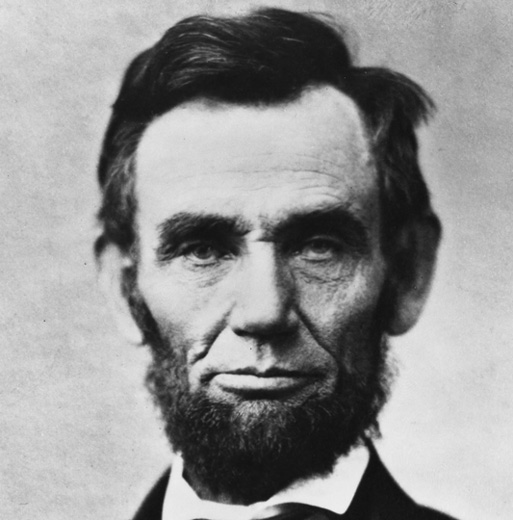
%> input picture day5_special_topics/neuroscience/Finding Lincoln/lincoln.jpg, 513 x 520 px
$ octave lincoln2.m   (GNU Octave 9; MATLAB toolbox functions it lacks are replaced by stand-ins)
%> lines starting %> are read from the running program, lines starting %| are printed output that depends on the picture; in (x1, y1, x2, y2) boxes, pixels count from 0 and x2, y2 are one past the last pixel; in counts of white or black regions, pixels touching at a corner belong together; the program's own positions count from 1
### day5_special_topics/neuroscience/Finding Lincoln/nl.m
function[y] = nl(x)
% y = nl(x)
% normalizes a set of values over range MAX-MIN
MAX = max(x(:));
MIN = min(x(:));
y = (x - MIN) ./ (MAX - MIN);

### day5_special_topics/neuroscience/Finding Lincoln/lpf.m
function f = lpf(m,n,s1,wtype)

% BRF.M: low pass filter in the frequency domain
%
% f = lpf(m,n,s1,wtype)
%
% where m and n are the number of rows and columns respectively
% and s1 is the radius
%
% NOTE: designed to be applied to an fftshift'd fft2 image
%
% RTB 17 May 2003

ws = s1*2+1;        % window size
switch lower(wtype)
    case 'hamming'
        w = hamming(ws);
        w2 = w * w';
    case 'kaiser'
        w = kaiser(ws);
        w2 = w * w';
    case 'gaussian'
        w = gausswin(ws);
        w2 = w * w';
    otherwise
        w2 = circle(s1*2+1);
end

f = zeros(m,n);
ctr = [0 0];
if mod(m,2)
    ctr(1) = floor(m/2) + 1;
else
    ctr(1) = m/2;
end

if mod(n,2)
    ctr(2) = floor(n/2) + 1;
else
    ctr(2) = n/2;
end

f((ctr(1)-s1):(ctr(1)+s1), (ctr(2)-s1):(ctr(2)+s1)) = w2;

### day5_special_topics/neuroscience/Finding Lincoln/circle.m
function y = circle(n)

% CIRCLE.M: Draw a solid circle of ones with diameter n pixels in a square of zero-valued pixels.
%
% y = circle(n);
%
% Example: y = circle(128);

if rem(n,1) > 0,
   disp(sprintf('n is not an integer and has been rounded to %1.0f',round(n)))
   n = round(n);
end

if n < 1     % invalid n
   error('n must be at least 1')

elseif n < 4 % trivial n
   y = ones(n);

elseif rem(n,2) == 0,  % even n

   DIAMETER = n;
   diameter = n-1;
   RADIUS = DIAMETER/2;
   radius = diameter/2;
   height_45 = round(radius/sqrt(2));
   width = zeros(1,RADIUS);
   semicircle = zeros(DIAMETER,RADIUS);

   for i  = 1 : height_45
       upward = i - 0.5;
       sine = upward/radius;
       cosine = sqrt(1-sine^2);
       width(i) = ceil(cosine * radius);
   end

   array = width(1:height_45)-height_45;

   for j = max(array):-1:min(array)
       width(height_45 + j) = max(find(array == j));
   end

   if min(width) == 0
      index = find(width == 0);
      width(index) = round(mean([width(index-1) width(index+1)]));
   end

   width = [fliplr(width) width];

   for k  = 1 : DIAMETER
       semicircle(k,1:width(k)) = ones(1,width(k));
   end

   y = [fliplr(semicircle) semicircle];

else   % odd n

   DIAMETER = n;
   diameter = n-1;
   RADIUS = DIAMETER/2;
   radius = diameter/2;
   semicircle = zeros(DIAMETER,radius);
   height_45 = round(radius/sqrt(2) - 0.5);
   width = zeros(1,radius);

   for i  = 1 : height_45
       upward = i;
       sine = upward/radius;
       cosine = sqrt(1-sine^2);
       width(i) = ceil(cosine * radius - 0.5);
   end

   array = width(1:height_45) - height_45;

   for j = max(array):-1:min(array)
       width(height_45 + j) = max(find(array == j));
   end

   if min(width) == 0
      index = find(width == 0);
      width(index) = round(mean([width(index-1) width(index+1)]));
   end

   width = [fliplr(width) max(width) width];

   for k  = 1 : DIAMETER
       semicircle(k,1:width(k)) = ones(1,width(k));
   end

   y = [fliplr(semicircle) ones(DIAMETER,1) semicircle];

end

### day5_special_topics/neuroscience/Finding Lincoln/brf.m
function f = brf(m,n,s1,s2,flag)

% BRF.M: band rejection filter
%
% f = brf(m,n,s1,s2,flag)
% where m and n are the number of rows and columns respectively
% s1 and s2 are the radii of the inner and outer reject regions
% and flag = 0 for sharp or 1 for gaussian filter boundaries
%
% NOTE: designed to be applied to an fftshift'd fft2 image
%
% RTB 17 May 2003

if nargin < 5
    flag = 0;
end

if flag
    g1 = nl(fspecial('gaussian', [m n], s1));
    g2 = nl(fspecial('gaussian', [m n], s2));
    f = nl(g1-g2);
else
    f = ones(m,n);
    ctr = [0 0];
    if mod(m,2)
        ctr(1) = floor(m/2) + 1;
    else
        ctr(1) = m/2;
    end

    if mod(n,2)
        ctr(2) = floor(n/2) + 1;
    else
        ctr(2) = n/2;
    end

    f((ctr(1)-s2):(ctr(1)+s2), (ctr(2)-s2):(ctr(2)+s2)) = ~circle(s2*2+1);
    f((ctr(1)-s1):(ctr(1)+s1), (ctr(2)-s1):(ctr(2)+s1)) = circle(s1*2+1);
end

### day5_special_topics/neuroscience/Finding Lincoln/lincoln2.m
% LINCOLN2.M: playing with Abe Lincoln & David Marr
%
% MATLAB Concepts Covered:
% 1. Image manipulation: blkproc
% 2. Edge detection: LoG and thresholding
% 3. Image analysis in the frequency domain: 'fft2', 'ifft2'
% 4. Band-rejection filters
% 5. Critical-band Masking (see accompanying paper: Science 1973)
% 6. Zero-crossing and the "raw primal sketch"
%
%
% Reference: pp. 54-79 of David Marr's monograph, "Vision" (New York: W. H.
% Freeman and Company; 1982)
%
% see also:
% Harmon LD & Julesz B (1973) "Masking in visual recognition: Effects of
% two-dimensional filtered noise." Science, 180:1194-7.
%
% originally written by RTB 16 May 2003
% re-worked for QMBC, June 2011
% DAR modified it August 2011 with companion text "Finding Lincoln.pdf"

%% Step 1: Coarsely re-sample Honest Abe
% Load and display the image:
K = imread('lincoln.jpg');
%> K is the input picture: size 520x513x3 uint8; min 16, max 240, mean 148
J = rgb2gray(K);
figure; imshow(J);

grain = 24;     % How coarsely do we want to sample?
fun = @(x) mean2(x)*ones(size(x));
[mb,nb] = bestblk(size(J),grain);
%> mb = 20; nb = 19
I = blkproc(J,[mb nb],fun);
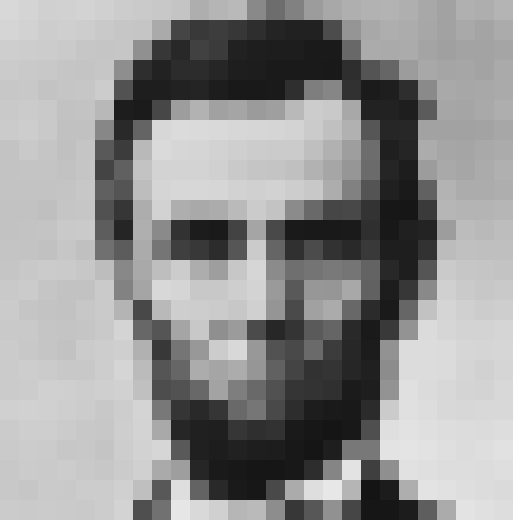
%> I: size 520x513 double; min 20.57, max 231.7, mean 148
I = nl(I);
%> in nl, `MAX = max(x(:));`: MAX = 231.7
%> in nl, `MIN = min(x(:));`: MIN = 20.57
figure; imshow(I);

% The discretized image is very difficult to recognize. Yet, if you squint
% your eyes, you might notice something interesting. What do you notice?

% Try this at a few difference sizes of 'grain'.  say, 8, 32 and 64

% EXTRA: in newer versions of MATLAB they warn us not to use blkproc but to
% use blockproc instead. How can you modify the code to get blockproc to
% work?

%% Step 2: Find zero-crossings using the ?log? filter

% Q: What are zero-crossings?  What did Marr mean by zero-crossings?
% A: Simply enough, a zero crossing is the point of a function where its
% sign changes (i.e., where the function crosses the x-axis).

% In our context, if you convolve an image with a function like a 'LoG' the
% result will have zero-crossings between positive and negative regions of the result.

% What will these zero-crossings correspond to?

% the LoG is a good edge detector, but zero-crossings can occur at any place
% where the image intensity gradient increases or decreases. This does not
% happen only at edges and can often occur in places where the overall gradient
% is low, but changes by small amounts around zero. Do you notice this in
% the follow outputs?

% Filter the images.
thresh = 0;
BWhi = edge(I,'log',thresh,4);  % "small" channels
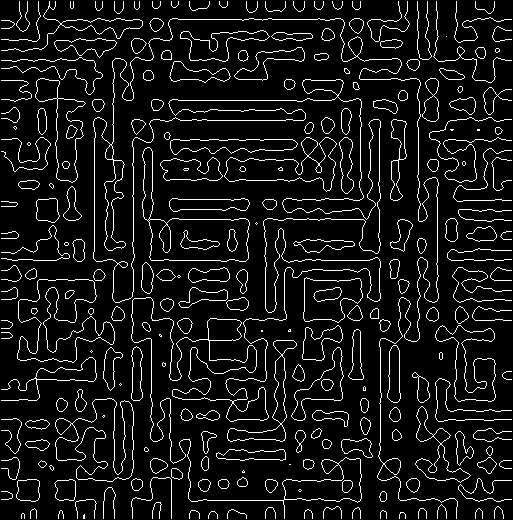
%> BWhi: size 520x513 logical; 8.3% white in thin lines or dots
BWmid = edge(I,'log',thresh,7); % "middle" channels
%> BWmid: size 520x513 logical; 4.9% white in thin lines or dots
BWlo = edge(I,'log',thresh,12); % "large" channels
%> BWlo: size 520x513 logical; 2.4% white in thin lines or dots

% Display them.
% (These correspond roughly to the images in Marr's fig. 2-23 on p. 74.)
figure; imshow(BWhi);  title('log filter; sigma=4');
figure; imshow(BWmid); title('log filter; sigma=7');
figure; imshow(BWlo);  title('log filter; sigma=12');

% Why did we use 3 different sigma values,  what do they correspond to?

% As sigma increases, fewer zero-crossings (loosely, edges) will be found,
% and those that are found will correspond to features of larger size
% in the image.

%% Step 3: Combining zero crossings from different channels

% How might we compare what our 3 channels are seeing?
BWall = BWhi + BWmid + BWlo;
figure; imagesc(BWall); axis('equal'); colormap('hot'); colorbar;
% Make sure you understand how to read this imagesc plot
% 'help graph3d' will print a list of the built in colormap options for variety.

% How about another way that would retain channel identity?
BWrgb = zeros(size(J,1),size(J,2),3);
BWrgb(:,:,1) = BWlo;
BWrgb(:,:,2) = BWmid;
BWrgb(:,:,3) = BWhi;
figure; imshow(BWrgb);

% So, according to Marr, even though our large channels are seeing
% something we might recognize as Abe, the fact that our small channels can
% account for it causes us to see what the small channels are seeing: a
% bunch of blocks. By squinting, we are removing the small-channel
% information (essentially, we are applying a bigger Gaussian) and thus
% revealing the stuff in the larger channels, which look more like Abe.

%% Step 4: Blurring with a Gaussian instead of a squint
% Let's removing the high spatial frequency information provided by the
% small channels. You've done this before using the 'fspecial' and
% 'imfilter' commands:

sigma = 7; % size of gaussian filter
fsize = ceil(sigma*3) * 2 + 1;
op = fspecial('gaussian',fsize,sigma);
% Look at the filter:
surf(op);

b = imfilter(I,op,'replicate');   % filter the blckproc output
figure; imshow(b);

% Not bad. That actually looks more like Abe than the pixellated image we started with.
% Another way of thinking about what we just did is to say that the signal
% in this image was in the low frequencies and the noise was predominantly
% in the high frequencies. So our Gaussian filter removed noise by
% getting rid of the high frequencies.

%% Step 5: What?s the frequency, Abe? Viewing the FFT

% First, we want to take the Fourier Transform (use 'fft2') of the image.
% Next, we want to multiply it by our filter and then, finally, reconvert
% the results into a spatial representation using the Inverse Fourier
% Transform

% First, let's run fft2 and view the output
tI = fft2(I);
shI = fftshift(tI);  % puts zero-freq component in center
figure; imagesc(log(1+abs(shI)));
colorbar;
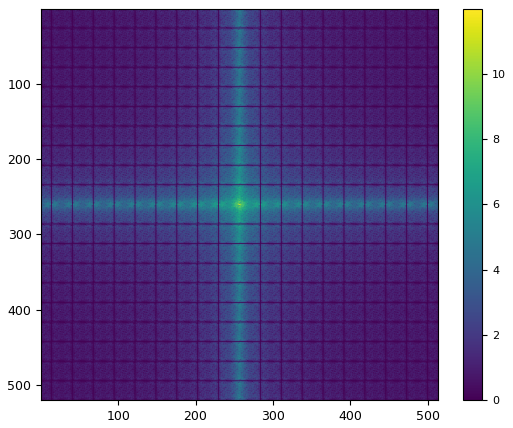
%> figure redrawn from the program's plot data

% Believe it or not, the same information regarding Abe's image is present
% in the Fourier-transformed representation. We don't see all of it in this
% figure because we are only able to render an image of the real part of
% the transform, which gives us the amplitudes of the various sine waves.
% The imaginary part gives the phase relationships, which are critical for
% placing the sine waves in the right place when reconstructing the image.

% NOTE: If you'd like a more intuitive notion of what the Fourier Transform
% does, see fft_demo.m, which simplifies things by using a 1-dimensional
% signal rather than a 2-dimensional image.

%% Step 6: What?s the frequency, Abe? Filtering an image in the Fourier domain.

% Generate the low-pass filter to apply in the frequency domain. The crudest
% version is just a circle of ones. How might we do it more gracefully?
[nr nc] = size(shI);
%> nr = 520; nc = 513
f_lp = lpf(nr,nc,20,'hamming');

% The filtering operation is now just the pixel-by-pixel product:
lpF = f_lp .* shI;
figure; colormap(hot(64));
imagesc(log(1+abs(lpF))); % view the filter results in frequency space
colorbar;
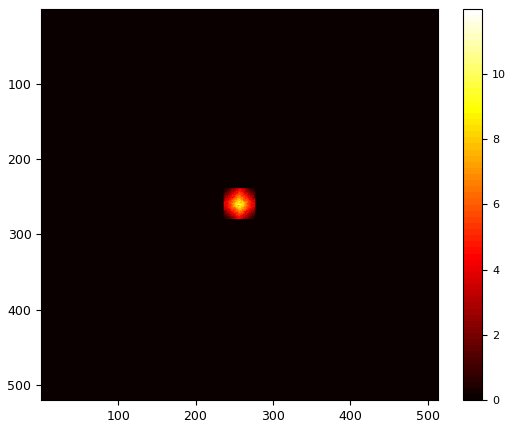
%> figure redrawn from the program's plot data

% Convert back to spatial representation using the Inverse Fourier Transform
fI = ifft2(ifftshift(lpF));
figure;
I2 = nl(abs(fI));
imshow(I2);

%% Step 7: A band-rejection filter in Fourier space.

% We need a band-rejection filter. This would consist of an annulus (or donut)
% of zeros in a sea of ones.
% specify the boundaries of the filter
id = 16;    % lower limit of rejection region; smaller vals give more extreme lpf
od = 120;   % upper limit of rejection region; larger vals give more extreme hpf

% 'brf' and 'circle' are functions that were included to make the creation of this
% band rejection filter easier. Please look through them to understand how they work
% what does the '~' mean on line 37 of 'brf'?
f_br = brf(size(tI,1),size(tI,2),id,od,0);
%> in brf, `f((ctr(1)-s2):(ctr(1)+s2), (ctr(2)-s2):(ctr(2)+s2)) = ~circle(s2*2+1);`: f: size 520x513 double; values 0 (black) and 1 (white), 82.9% white; 1 black region, box (x1, y1, x2, y2) and area: (136, 139, 377, 380) 45581
%> in brf, `f((ctr(1)-s1):(ctr(1)+s1), (ctr(2)-s1):(ctr(2)+s1)) = circle(s1*2+1);`:
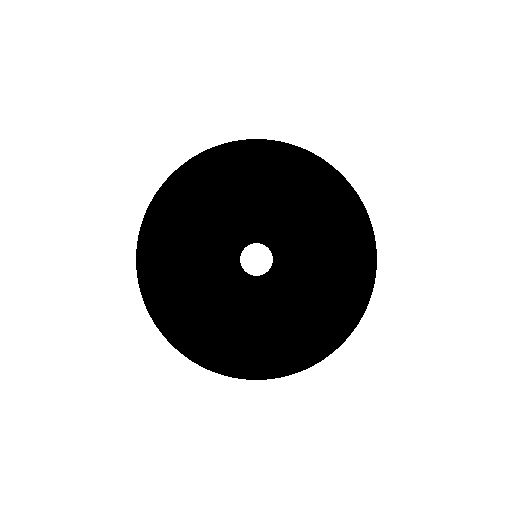
%> f: size 520x513 double; values 0 (black) and 1 (white), 83.2% white; 1 black region, box (x1, y1, x2, y2) and area: (136, 139, 377, 380) 44736
brF = f_br .* shI;
figure; colormap(hot(64));
imagesc(log(1+abs(brF))); colorbar;
%> after `colorbar`:
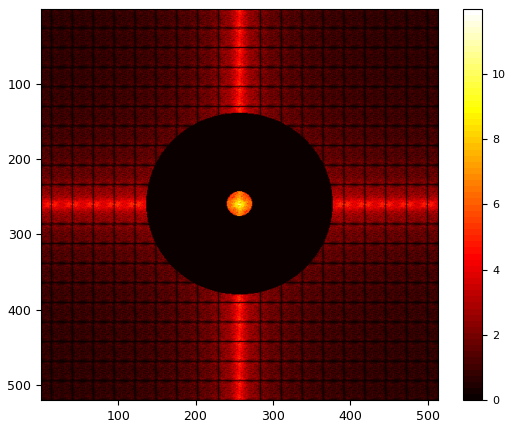
%> figure redrawn from the program's plot data

% What does the filtered image look like?
fI = ifft2(ifftshift(brF));
figure;
I3 = nl(abs(fI));
imshow(I3);
tstr = sprintf('mid freqs removed; id=%d od=%d',id, od);
title(tstr);

%% EXTRA Step 8:  Developing an intuition about FFTs

% Run fft2 on some of the other images that were created in this tutorial.
% For example, start with J, the original image, gray-scaled. Next, try
% different versions of that image at different ?grains? of resampling.
% Can you predict which images will have comparatively more power in the
% low frequencies? In the high frequencies?

%% EXTRA Step 9: Adding noise to an image in the fourier domain

% Building on some of the concepts we have learned, how could you inject
% frequency (or phase) noise into our Lincoln picture? What would this look like?


%% EXTRA Step 10: Image sharpening and edge detection
% Digital photographers often use a feature called 'Unsharp Mask' to make
% their photos appear more sharp. This is a process that first blurs an
% image and then uses simple edge detection before adding the two images back
% together.

% load our Lincoln picture
K = imread('lincoln.jpg');
J = rgb2gray(K);

% first, plot the original image in the upper left using subplot
figure; subplot(2,2,1), imshow(J), title('Original Lincoln');

% I have specified the values of my gaussian filter here, how could I have
% used MATLAB to make this for me?
gaussianFilt =   [  0.0030    0.0121    0.0211    0.0121    0.0030;
                    0.0121    0.0604    0.0997    0.0604    0.0121;
                    0.0211    0.0997    0.1662    0.0997    0.0211;
                    0.0121    0.0604    0.0997    0.0604    0.0121;
                    0.0030    0.0121    0.0211    0.0121    0.0030 ];

% Use the filter to get a blurred image and plot it in the bottom left subplot
gaussianJ = imfilter(J, gaussianFilt);
subplot(2,2,3), imshow(gaussianJ), title('Gaussian Lincoln');

% Make an edge filter and apply it to the blurred image
edgeFilt = [-1,-1,-1;-1,8,-1;-1,-1,-1];
edgeJ = imfilter(gaussianJ, edgeFilt);
% Plot the edge detection results in the bottom right subplot
subplot(2,2,4), imshow(edgeJ), title('Edges from Blurred Lincoln');

% ADD the blurred image to the edge detected image and plot in upper right
sharpJ = gaussianJ + edgeJ;
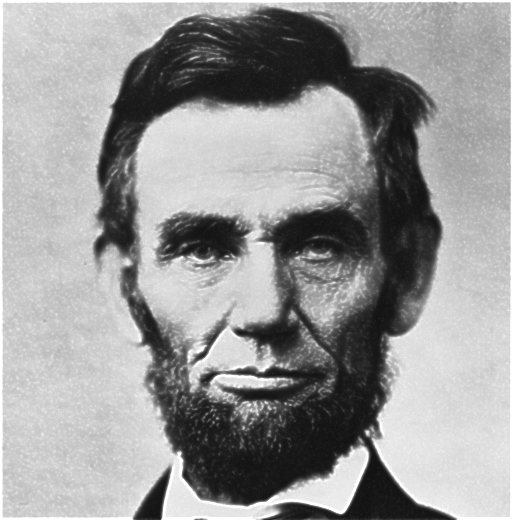
%> sharpJ: size 520x513 uint8; min 17, max 255, mean 152.5
subplot(2,2,2), imshow(sharpJ), title('Sharper Lincoln');

% This example looks a little 'over-sharpened' but it makes the point.

% instead of this method, fspecial and the command 'unsharp' will work as
% well

% How does the amount of blurring affect the results? What if you used LoG
% edge detection instead?
